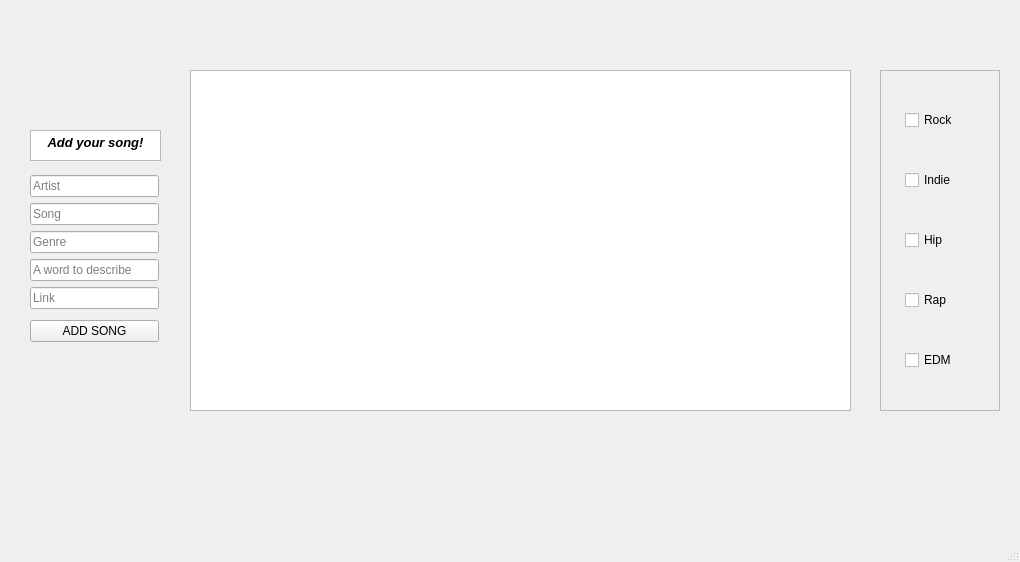
<?xml version="1.0" encoding="UTF-8"?>
<ui version="4.0">
 <class>MusicWindow</class>
 <widget class="QMainWindow" name="MusicWindow">
  <property name="geometry">
   <rect>
    <x>0</x>
    <y>0</y>
    <width>1020</width>
    <height>562</height>
   </rect>
  </property>
  <property name="windowTitle">
   <string>MainWindow</string>
  </property>
  <widget class="QWidget" name="centralwidget">
   <widget class="QTextBrowser" name="textBrowser">
    <property name="geometry">
     <rect>
      <x>30</x>
      <y>130</y>
      <width>131</width>
      <height>31</height>
     </rect>
    </property>
    <property name="html">
     <string>&lt;!DOCTYPE HTML PUBLIC &quot;-//W3C//DTD HTML 4.0//EN&quot; &quot;http://www.w3.org/TR/REC-html40/strict.dtd&quot;&gt;
&lt;html&gt;&lt;head&gt;&lt;meta name=&quot;qrichtext&quot; content=&quot;1&quot; /&gt;&lt;style type=&quot;text/css&quot;&gt;
p, li { white-space: pre-wrap; }
&lt;/style&gt;&lt;/head&gt;&lt;body style=&quot; font-family:'Ubuntu'; font-size:10pt; font-weight:400; font-style:normal;&quot;&gt;
&lt;p align=&quot;center&quot; style=&quot; margin-top:0px; margin-bottom:0px; margin-left:0px; margin-right:0px; -qt-block-indent:0; text-indent:0px;&quot;&gt;&lt;span style=&quot; font-family:'Ubuntu'; font-weight:600; font-style:italic;&quot;&gt;Add your song!&lt;/span&gt;&lt;/p&gt;&lt;/body&gt;&lt;/html&gt;</string>
    </property>
   </widget>
   <widget class="QTableWidget" name="SongTable">
    <property name="geometry">
     <rect>
      <x>190</x>
      <y>70</y>
      <width>661</width>
      <height>341</height>
     </rect>
    </property>
    <attribute name="horizontalHeaderCascadingSectionResizes">
     <bool>false</bool>
    </attribute>
    <attribute name="horizontalHeaderShowSortIndicator" stdset="0">
     <bool>false</bool>
    </attribute>
   </widget>
   <widget class="QWidget" name="layoutWidget">
    <property name="geometry">
     <rect>
      <x>30</x>
      <y>170</y>
      <width>129</width>
      <height>178</height>
     </rect>
    </property>
    <layout class="QVBoxLayout" name="verticalLayout_2">
     <item>
      <layout class="QVBoxLayout" name="verticalLayout">
       <item>
        <widget class="QLineEdit" name="ArtistLine">
         <property name="inputMask">
          <string/>
         </property>
         <property name="text">
          <string/>
         </property>
         <property name="placeholderText">
          <string>Artist</string>
         </property>
        </widget>
       </item>
       <item>
        <widget class="QLineEdit" name="SongLine">
         <property name="placeholderText">
          <string>Song</string>
         </property>
        </widget>
       </item>
       <item>
        <widget class="QLineEdit" name="GenreLine">
         <property name="placeholderText">
          <string>Genre</string>
         </property>
        </widget>
       </item>
       <item>
        <widget class="QLineEdit" name="DescriptionLine">
         <property name="placeholderText">
          <string>A word to describe</string>
         </property>
        </widget>
       </item>
       <item>
        <widget class="QLineEdit" name="LinkLine">
         <property name="placeholderText">
          <string>Link</string>
         </property>
        </widget>
       </item>
      </layout>
     </item>
     <item>
      <widget class="QPushButton" name="addSongButton">
       <property name="text">
        <string>ADD SONG</string>
       </property>
      </widget>
     </item>
    </layout>
   </widget>
   <widget class="QScrollArea" name="scrollArea">
    <property name="geometry">
     <rect>
      <x>880</x>
      <y>70</y>
      <width>120</width>
      <height>341</height>
     </rect>
    </property>
    <property name="widgetResizable">
     <bool>true</bool>
    </property>
    <widget class="QWidget" name="scrollAreaWidgetContents">
     <property name="geometry">
      <rect>
       <x>0</x>
       <y>0</y>
       <width>118</width>
       <height>339</height>
      </rect>
     </property>
     <widget class="QWidget" name="">
      <property name="geometry">
       <rect>
        <x>24</x>
        <y>5</y>
        <width>91</width>
        <height>331</height>
       </rect>
      </property>
      <layout class="QVBoxLayout" name="verticalLayout_3">
       <item>
        <widget class="QCheckBox" name="CheckRock">
         <property name="text">
          <string>Rock</string>
         </property>
        </widget>
       </item>
       <item>
        <widget class="QCheckBox" name="CheckIndie">
         <property name="text">
          <string>Indie</string>
         </property>
        </widget>
       </item>
       <item>
        <widget class="QCheckBox" name="CheckHip">
         <property name="text">
          <string>Hip</string>
         </property>
        </widget>
       </item>
       <item>
        <widget class="QCheckBox" name="CheckRap">
         <property name="text">
          <string>Rap</string>
         </property>
        </widget>
       </item>
       <item>
        <widget class="QCheckBox" name="CheckEDM">
         <property name="text">
          <string>EDM</string>
         </property>
        </widget>
       </item>
      </layout>
     </widget>
    </widget>
   </widget>
  </widget>
  <widget class="QMenuBar" name="menubar">
   <property name="geometry">
    <rect>
     <x>0</x>
     <y>0</y>
     <width>1020</width>
     <height>21</height>
    </rect>
   </property>
  </widget>
  <widget class="QStatusBar" name="statusbar"/>
 </widget>
 <resources/>
 <connections/>
</ui>
